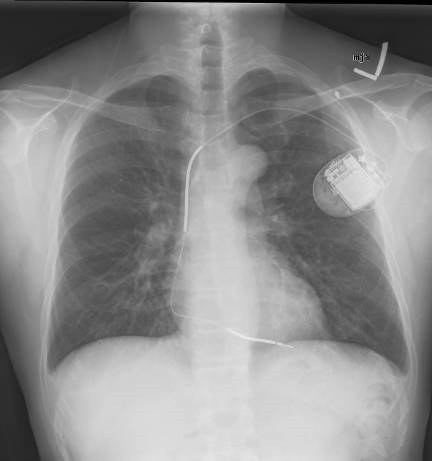
#> input picture images/chest-ray4.jpg, 432 x 461 px, found by its file name
$ python klast_segm.py
#> lines starting #> are read from the running program, lines starting #| are printed output that depends on the picture; after the words box and inside, x2 and y2 are one past the last pixel; in counts of white or black regions, pixels touching at a corner belong together
import cv2
import numpy as np
from matplotlib import pyplot as plt

# Wczytaj obraz w odcieniach szarości
image_path = './images/chest-ray4.jpg'
image = cv2.imread(image_path, cv2.IMREAD_GRAYSCALE)
#> image is the input picture: shape (461, 432); min 0, max 235, mean 139.2

if image is None:
    raise FileNotFoundError(f"Nie można wczytać pliku: {image_path}")

# 1. Preprocessing: Normalizacja jasności obrazu (wyrównanie histogramu)
# Wyrównanie histogramu, aby rozkład jasności był bardziej równomierny
equalized_image = cv2.equalizeHist(image)
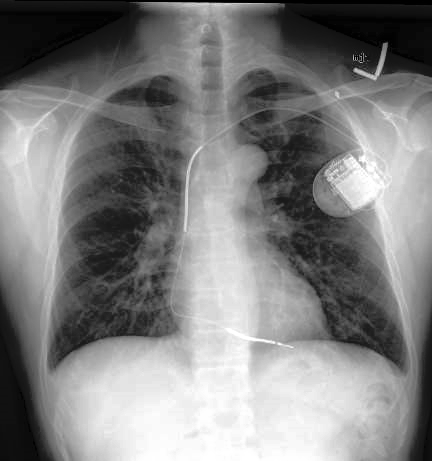
#> equalized_image: shape (461, 432); min 0, max 255, mean 128.1

# Alternatywnie, zastosowanie CLAHE, aby uniknąć nadmiernego kontrastowania
# clahe = cv2.createCLAHE(clipLimit=2.0, tileGridSize=(8, 8))
# equalized_image = clahe.apply(image)

# 2. Zastosowanie CLAHE dla poprawy kontrastu (opcjonalnie, jeśli chcemy dodatkową poprawę)
clahe = cv2.createCLAHE(clipLimit=0.8, tileGridSize=(8, 8))
enhanced_image = clahe.apply(equalized_image)

# 3. Gaussian Blur do wygładzenia
blurred_image = cv2.GaussianBlur(enhanced_image, (5, 5), 1)

# 4. Tworzenie maski eliptycznej dla centralnego obszaru (zwiększenie rozmiaru elipsy)
mask = np.zeros_like(blurred_image)
rows, cols = blurred_image.shape
#> rows = 461; cols = 432
center = (cols // 2 + cols // 8, rows // 2)
#> center = (270, 230)
axes_length = (cols // 4, rows // 3)  # mask size
#> axes_length = (108, 153)
cv2.ellipse(mask, center, axes_length, 0, 0, 360, 255, -1)
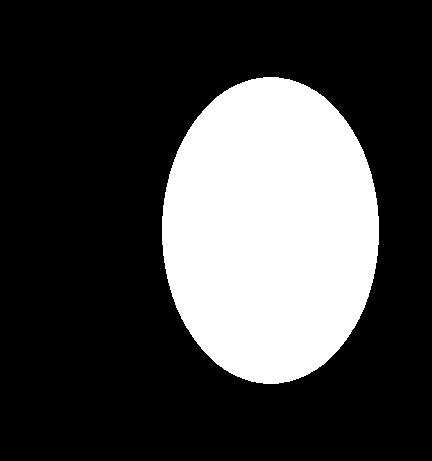
#> mask: shape (461, 432); 26.2% white; 1 white region, box (x1, y1, x2, y2) and area: (162, 77, 379, 384) 52263

# Zastosowanie maski do rozmytego obrazu
masked_image = cv2.bitwise_and(blurred_image, blurred_image, mask=mask)
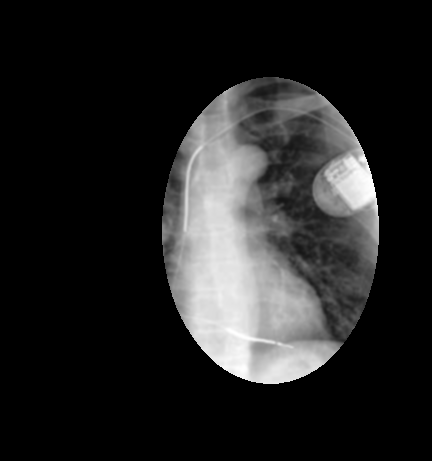
#> masked_image: shape (461, 432); min 0, max 254, mean 36.3

# 5. Adaptive Thresholding
adaptive_thresh = cv2.adaptiveThreshold(
    masked_image, 255, cv2.ADAPTIVE_THRESH_GAUSSIAN_C,
    cv2.THRESH_BINARY_INV, 15, 8  # Zwiększenie bloku do 15x15 i C do 5
)
#> adaptive_thresh: shape (461, 432); 3.5% white; 186 white regions (142 under 20 px), largest, box (x1, y1, x2, y2) and area: (158, 74, 383, 389) 3390, (307, 147, 354, 221) 373, (188, 146, 208, 226) 208

# Alternatywne Otsu Thresholding
_, otsu_thresh = cv2.threshold(masked_image, 0, 255, cv2.THRESH_BINARY_INV + cv2.THRESH_OTSU)
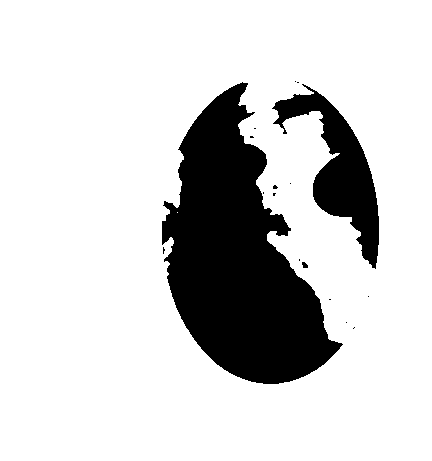
#> otsu_thresh: shape (461, 432); 82% white; 17 black regions (14 under 20 px), largest, box (x1, y1, x2, y2) and area: (162, 82, 343, 384) 29085, (272, 84, 379, 269) 6600, (302, 262, 308, 268) 27

# 6. Operacje morfologiczne dla oczyszczania obrazu
kernel = np.ones((3,3), np.uint8)  # Powiększony kernel
morph_open = cv2.morphologyEx(adaptive_thresh, cv2.MORPH_OPEN, kernel)
#> morph_open: shape (461, 432); 2.7% white; 82 white regions (49 under 20 px), largest, box (x1, y1, x2, y2) and area: (158, 74, 383, 389) 3266, (251, 342, 274, 350) 107, (257, 165, 272, 184) 105
morph_close = cv2.morphologyEx(morph_open, cv2.MORPH_CLOSE, kernel)
#> morph_close: shape (461, 432); 2.7% white; 73 white regions (41 under 20 px), largest, box (x1, y1, x2, y2) and area: (158, 74, 383, 389) 3368, (251, 342, 274, 350) 107, (257, 165, 272, 184) 105

# 7. Detekcja krawędzi za pomocą Canny (przed morfologią)
edges = cv2.Canny(adaptive_thresh, 30, 100)  # Obniżone progi do 30 i 100
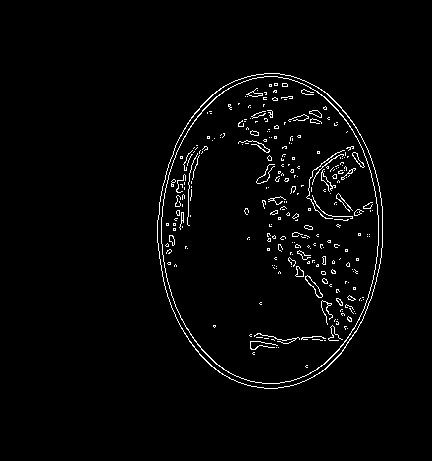
#> edges: shape (461, 432); 2.3% white in thin lines or dots, all inside (x1, y1, x2, y2) = (157, 73, 383, 389)

# 8. Znalezienie konturów w obszarze wykrytym przez Canny
contours, _ = cv2.findContours(edges, cv2.RETR_EXTERNAL, cv2.CHAIN_APPROX_SIMPLE)
#> contours = 1 contour; box (x1, y1, x2, y2) and area: (157, 73, 383, 389) 55708

# 9. Rysowanie konturów na oryginalnym obrazie
contour_image = cv2.cvtColor(image, cv2.COLOR_GRAY2BGR)  # Konwertowanie obrazu na kolorowy do narysowania konturów
cv2.drawContours(contour_image, contours, -1, (0, 255, 0), 2)  # Rysowanie konturów na kolorowym obrazie (zielone)
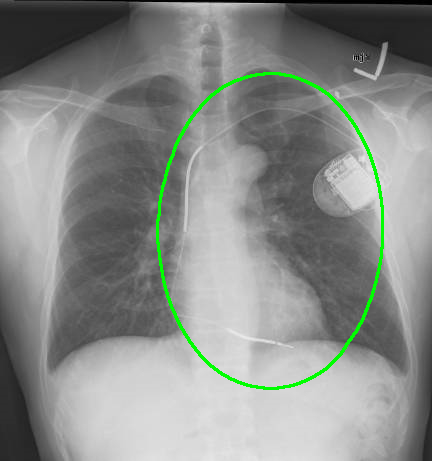
#> contour_image: shape (461, 432, 3); 1.47% of pixels changed, all inside (x1, y1, x2, y2) = (156, 72, 384, 390)

# 10. Tworzenie maski na podstawie wykrytych konturów
heart_mask = np.zeros_like(image)
cv2.drawContours(heart_mask, contours, -1, (255), thickness=cv2.FILLED)
#> heart_mask: shape (461, 432); 28.2% white; 1 white region, box (x1, y1, x2, y2) and area: (157, 73, 383, 389) 56098

# 11. Wyodrębnienie regionu zainteresowania (ROI)
roi = cv2.bitwise_and(image, image, mask=heart_mask)
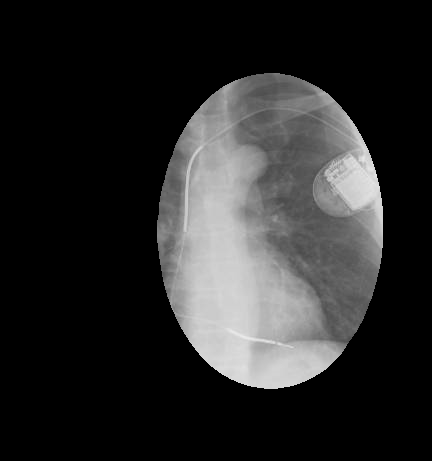
#> roi: shape (461, 432); min 0, max 235, mean 41.7

# 12. Wyświetlenie wyników
plt.figure(figsize=(15, 10))  # Zwiększenie rozmiaru całego wykresu

# Dostosowanie do dwóch wierszy i trzech kolumn
plt.subplot(2, 3, 1)
plt.imshow(image, cmap='gray')
plt.title("Oryginał")
plt.axis('off')

plt.subplot(2, 3, 2)
plt.imshow(masked_image, cmap='gray')
plt.title("Masked Image")
plt.axis('off')

plt.subplot(2, 3, 3)
plt.imshow(adaptive_thresh, cmap='gray')
plt.title("Adaptive Thresholding")
plt.axis('off')

plt.subplot(2, 3, 4)
plt.imshow(otsu_thresh, cmap='gray')
plt.title("Otsu Thresholding")
plt.axis('off')

plt.subplot(2, 3, 5)
plt.imshow(morph_close, cmap='gray')
plt.title("Morphological Cleaning")
plt.axis('off')

plt.subplot(2, 3, 6)
plt.imshow(contour_image)
plt.title("Oryginał z konturami")
plt.axis('off')

plt.tight_layout()
plt.show()

$ run again, with images/chest-ray5.jpg copied over images/chest-ray4.jpg
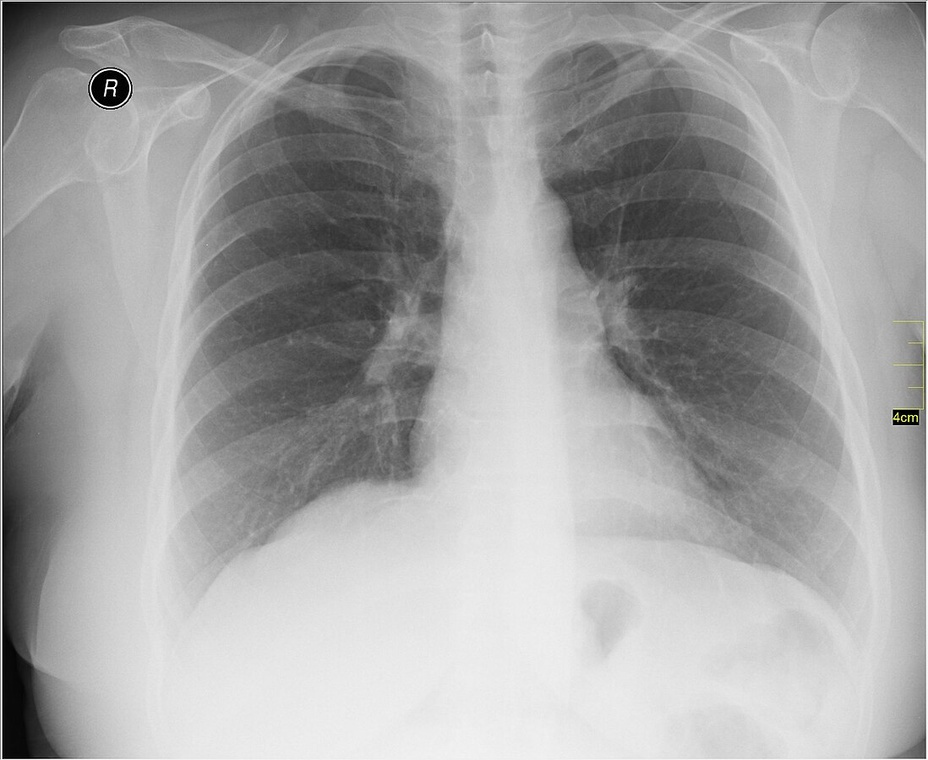
#> input picture images/chest-ray5.jpg, 928 x 760 px, shrunk from 1098 x 899 before the run, found by its file name
#> `cv2.ellipse(mask, center, axes_length, 0, 0, 360, 255, -1)`:
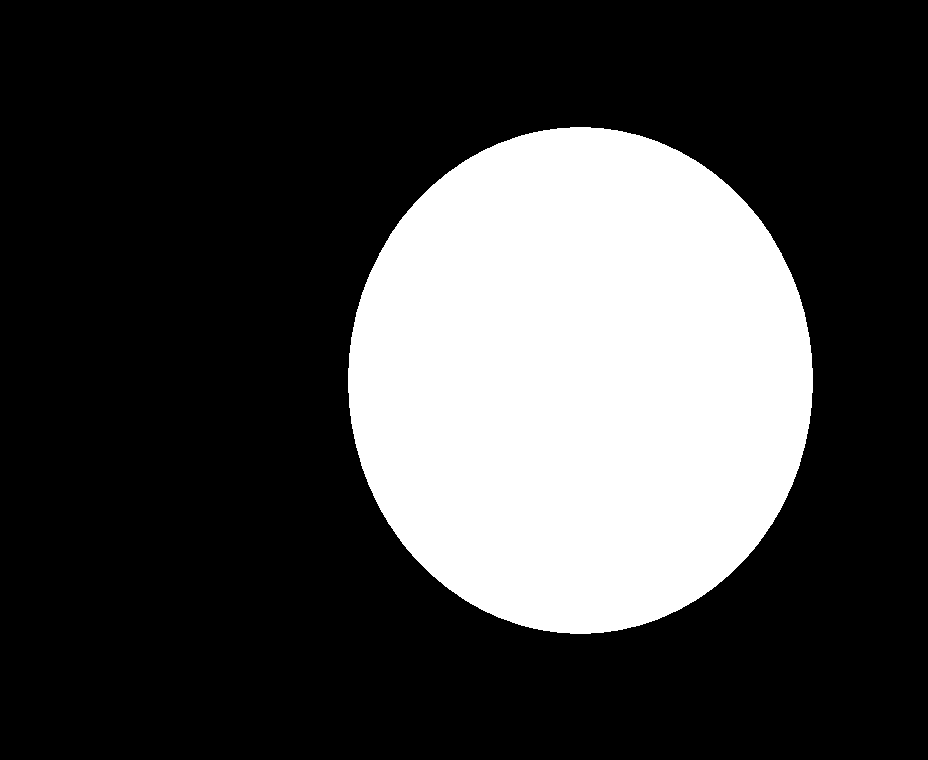
#> mask: shape (760, 928); 26.2% white; 1 white region, box (x1, y1, x2, y2) and area: (348, 127, 813, 634) 184887
#> adaptive_thresh: shape (760, 928); 1.2% white; 459 white regions (421 under 20 px), largest, box (x1, y1, x2, y2) and area: (346, 145, 817, 639) 4106, (375, 124, 656, 262) 1020, (347, 318, 355, 360) 76
#> otsu_thresh: shape (760, 928); 85.2% white; 45 black regions (32 under 20 px), largest, box (x1, y1, x2, y2) and area: (367, 129, 762, 634) 99923, (755, 247, 813, 406) 2220, (755, 440, 805, 494) 1393
#> morph_open: shape (760, 928); 0.76% white; 69 white regions (58 under 20 px), largest, box (x1, y1, x2, y2) and area: (363, 216, 817, 639) 3562, (432, 124, 590, 184) 680, (346, 393, 354, 438) 136
#> morph_close: shape (760, 928); 0.77% white; 64 white regions (54 under 20 px), largest, box (x1, y1, x2, y2) and area: (363, 216, 817, 639) 3562, (432, 124, 630, 184) 795, (346, 393, 354, 438) 136
#> edges: shape (760, 928); 0.94% white in thin lines or dots, all inside (x1, y1, x2, y2) = (345, 123, 817, 639)
#> contours = 673 contours, 658 with area under 20; largest, box (x1, y1, x2, y2) and area: (361, 163, 813, 634) 164, (345, 166, 817, 639) 162, (640, 385, 647, 395) 42, (604, 327, 610, 342) 40, (409, 419, 416, 429) 30
#> `roi = cv2.bitwise_and(image, image, mask=heart_mask)`:
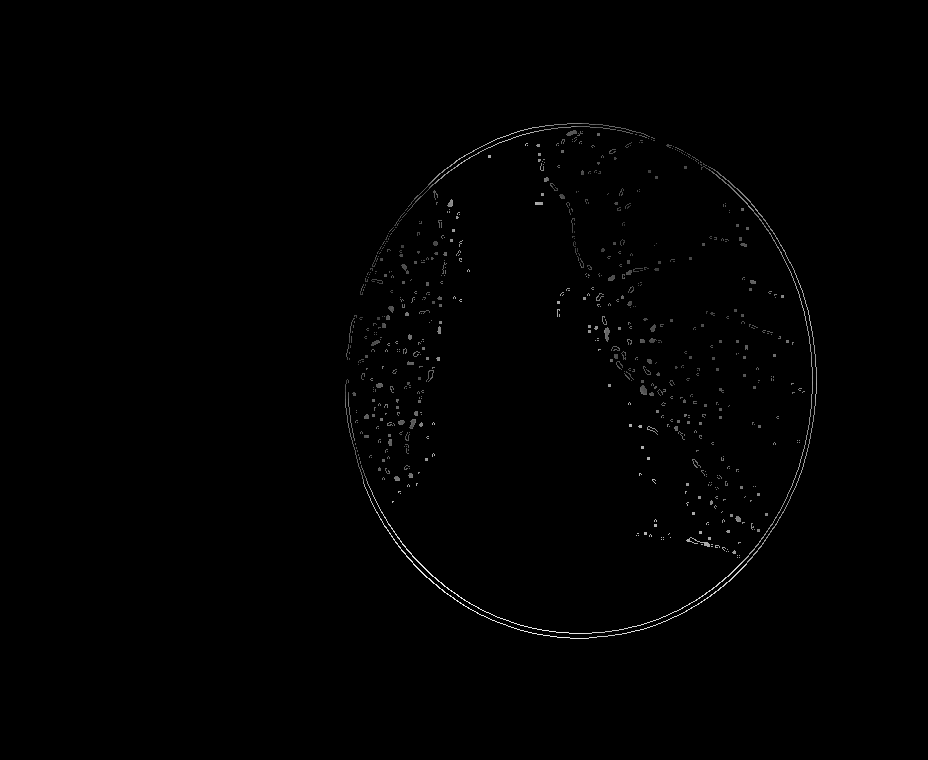
#> roi: shape (760, 928); min 0, max 238, mean 1.3
